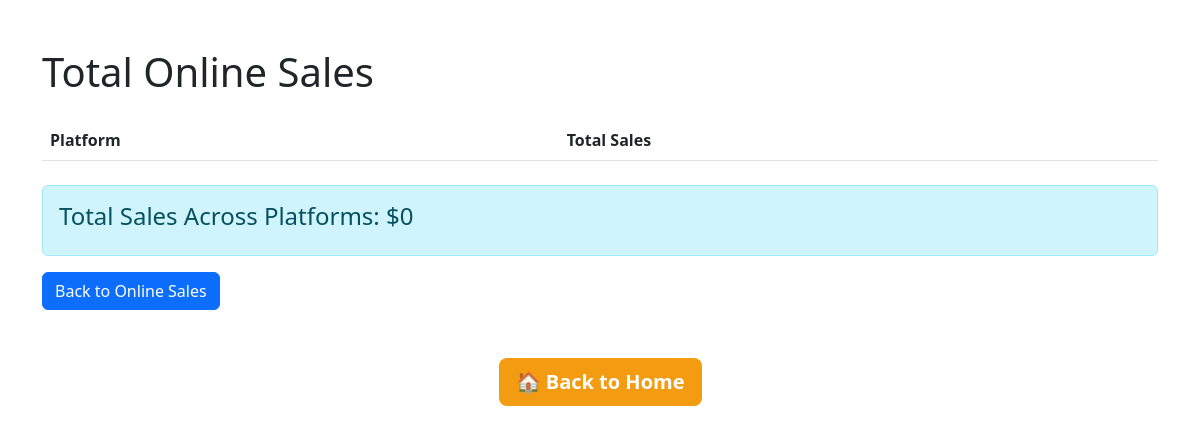
/total_online_sale, run on an earlier commit of the app's database.
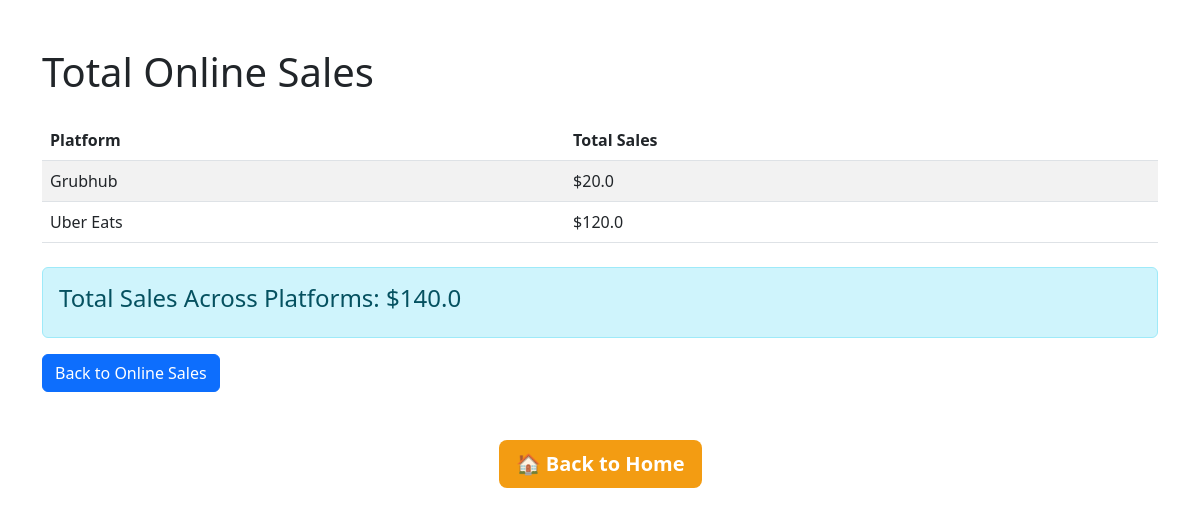
And on a later commit of the database.
### tables this page shows
CREATE TABLE online_sales (
            id INTEGER PRIMARY KEY AUTOINCREMENT,
            platform TEXT,
            sale_amount REAL,
            sale_date TEXT
        );

### app.py (the view)
@app.route("/total_online_sale")
def total_online_sale():
    conn = sqlite3.connect("sales.db")
    cursor = conn.cursor()
    cursor.execute(
        "SELECT platform, SUM(sale_amount) FROM online_sales GROUP BY platform"
    )
    sales = cursor.fetchall()
    cursor.execute("SELECT SUM(sale_amount) FROM online_sales")
    total_sales = cursor.fetchone()[0] or 0  # Handle None case for total sales
    conn.close()
    return render_template(
        "total_online_sale.html", sales=sales, total_sales=total_sales
    )

### templates/Total_online_sale.html (shortened to what this page needs)
<!DOCTYPE html>
<html lang="en">
<head>
    <link href="https://cdn.jsdelivr.net/npm/bootstrap@5.3.0-alpha3/dist/css/bootstrap.min.css" rel="stylesheet">
</head>
<body>
    <div class="container mt-5">
        <h1 class="mb-4">Total Online Sales</h1>
        <table class="table table-striped">
            <thead>
                <tr>
                    <th>Platform</th>
                    <th>Total Sales</th>
                </tr>
            </thead>
            <tbody>
                {% for sale in sales %}
                <tr>
                    <td>{{ sale[0] }}</td>
                    <td>${{ sale[1] }}</td>
                </tr>
                {% endfor %}
            </tbody>
        </table>
        <div class="alert alert-info mt-4">
            <h4>Total Sales Across Platforms: ${{ total_sales }}</h4>
        </div>
        <a href="{{ url_for('online_sale') }}" class="btn btn-primary">Back to Online Sales</a>
    </div>
</body>
</html>
<div class="text-center mt-5">
    <a href="{{ url_for('welcome') }}" class="btn btn-lg" style="background-color: #f39c12; color: white; font-weight: bold;">
        🏠 Back to Home
    </a>
</div>

What changed in the data, as far as the page shows it:
added online_sales: platform "Grubhub", sale_amount "20.0"
added online_sales: platform "Uber Eats", sale_amount "120.0"
Also different on the page:
{{ total_sales }}: "0" → "140.0"
